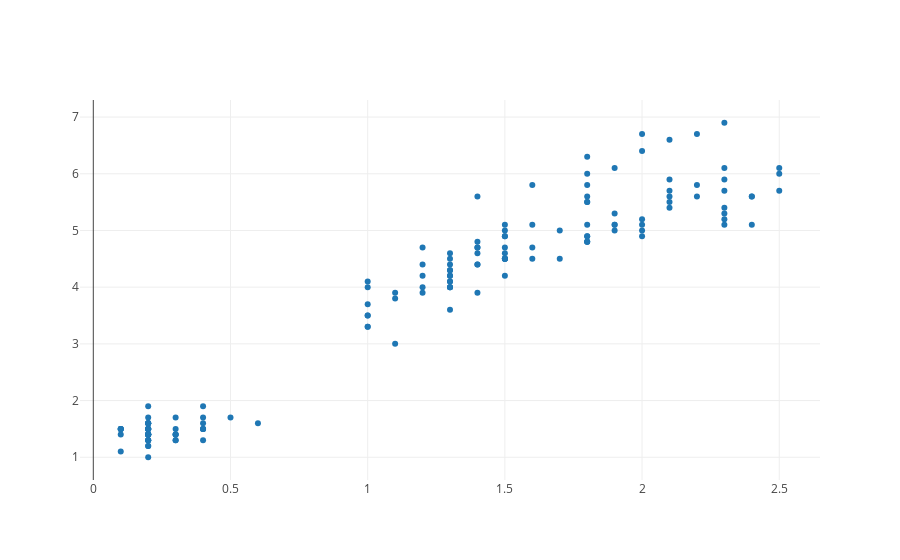

The notebook cell this image was saved under:
### Code cell
# Create a trace
trace = go.Scatter(
    x = df.PetalWidth,
    y = df.PetalLength,
    mode = 'markers'
)

data = [trace]

iplot(data, filename='basic-scatter')

### Figure 1 — Plotly figure (JSON) as saved in the notebook; plotly's stock layout.template omitted (floating-point values rounded to 4 significant figures; data arrays with more than 128 entries replaced by an {"elided": "..."} marker saying what was removed)
{"data": [{"mode": "markers", "type": "scatter", "x": {"elided": "150 float values"}, "y": {"elided": "150 float values"}}], "layout": {}}
